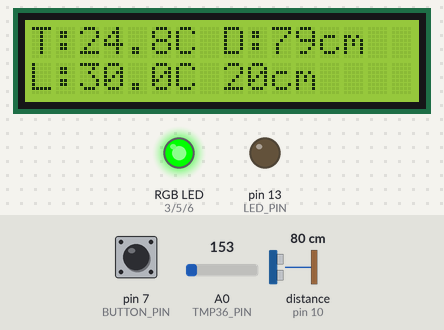
Bench run of a sketch on a simulated Arduino Uno, built with avr-gcc and run on an emulated ATmega328P. On the bench: 16×2 character LCD, an RGB LED mixed from three pins (HIGH = lit), output pins drawn as LEDs (lit = HIGH). Wiring (inferred from the names in the program): ultrasonic range finder: trigger pin 9; echo pin 10. Dashed ring = blinking. The inputs (shaded band) are chosen by the test bench; at power-on: distance to the obstacle (sensor on pin 10) 80 cm, pin 7 (BUTTON_PIN) HIGH, A0 (TMP36_PIN) = 153. The echo pulse lasts 58.3 µs per cm; pins used as bus, display or sensor lines are not drawn.

Above: at 1.96 s.
2.3 s: distance to the obstacle (sensor on pin 10) set to 22 cm
At 3.6 s:
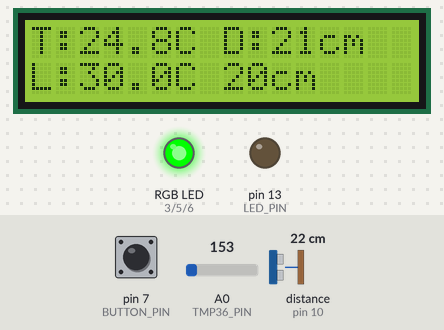
3.9 s: distance to the obstacle (sensor on pin 10) set to 19 cm
At 5.1 s:
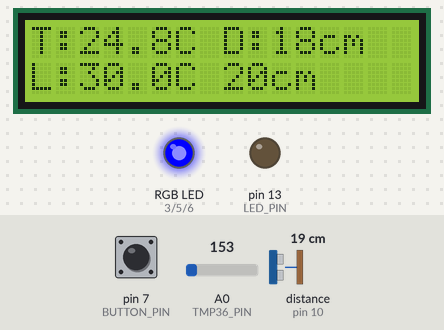
5.4 s: pin 7 (BUTTON_PIN) pulled LOW for 0.15 s
At 5.9 s:
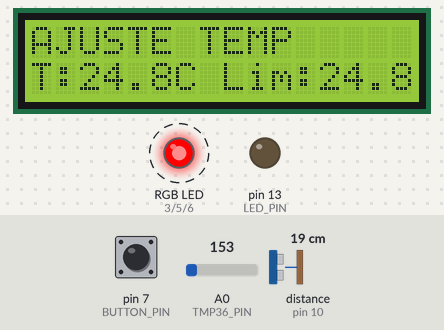
8.5 s: pin 7 (BUTTON_PIN) pulled LOW for 1 s
At 9.03 s:
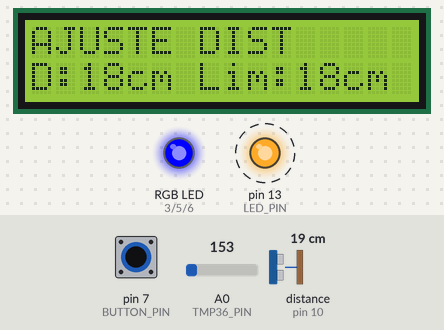
11.0 s: A0 (TMP36_PIN) set to 131
At 12.4 s:
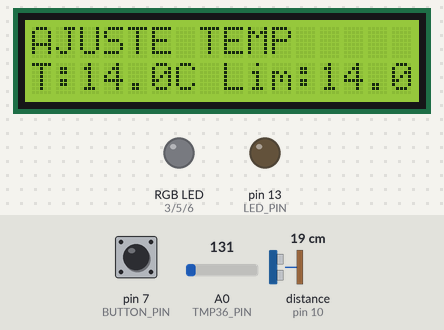
12.5 s: A0 (TMP36_PIN) set to 109
At 13.9 s:
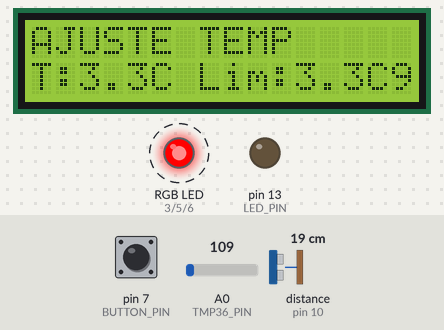
Timing chart, 0 to 15.6 s (numbered marks = the images above; inputs shaded):
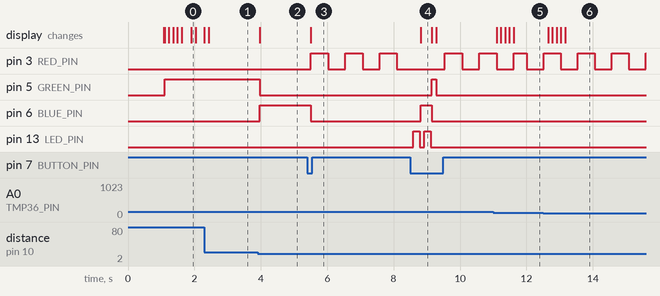

Measured:
- the behaviour switches between 21 and 20 cm on distance to the obstacle (sensor on pin 10) (found by bisection; images 1 and 2)
- the behaviour switches between 123 and 122 on A0 (TMP36_PIN) (found by bisection; images 5 and 6)
- after the input at 2.3 s, the display: changes after 0.13 s (image 1)
- after the input at 3.9 s, pin 5 (GREEN_PIN): HIGH → LOW after 0.06 s; pin 6 (BLUE_PIN): LOW → HIGH after 0.06 s; the display: changes after 0.06 s (image 2)
- after the input at 5.4 s, pin 3 (RED_PIN): alternates HIGH for 0.52 s and LOW for 0.52 s, starting after 0.11 s; pin 6 (BLUE_PIN): HIGH → LOW after 0.11 s; the display: changes after 0.11 s (image 3)
- after the input at 8.5 s, pin 5 (GREEN_PIN): LOW → HIGH after 0.65 s, → LOW 0.13 s later; pin 6 (BLUE_PIN): LOW → HIGH after 0.32 s, → LOW 0.33 s later; pin 13 (LED_PIN): alternates HIGH for 0.20 s and LOW for 0.13 s, 4 changes in all, then stays LOW, starting after 0.09 s; the display: changes after 0.32 s (image 4)
- after the input at 11.0 s, the display: first changes after 0.10 s (image 5 shows a later state)
- after the input at 12.5 s, the display: first changes after 0.16 s (image 6 shows a later state)

The sketch:

Cod_Ardu.ino
```cpp
#include <Wire.h>
#include <LiquidCrystal_I2C.h>

LiquidCrystal_I2C lcd(0x20, 16, 2);

// Configuração dos pinos
const int TMP36_PIN = A0;
const int TRIG_PIN = 9;
const int ECHO_PIN = 10;
const int BUTTON_PIN = 7;    // Botão com resistor externo
const int RED_PIN = 3;
const int GREEN_PIN = 5;
const int BLUE_PIN = 6;
const int LED_PIN = 13;      // LED de confirmação

// Variáveis de estado
enum Mode { NORMAL, ADJUST_TEMP, ADJUST_DIST };
Mode currentMode = NORMAL;

// Variáveis de temperatura
float currentTemperature = 0;
float tempLimit = 30.0;
float liveLimit = 30.0;      // Limite temporário
bool adjustingTemp = false;

// Variáveis de distância
int currentDistance = 0;
int distLimit = 20;
int liveDistLimit = 20;      // Limite temporário
bool adjustingDist = false;

// Controle do botão
unsigned long lastButtonPress = 0;
const int debounceDelay = 200;  // Debounce de 200ms

void setup() {
    Serial.begin(9600);

    pinMode(BUTTON_PIN, INPUT);  // SEM PULLUP INTERNO
    pinMode(RED_PIN, OUTPUT);
    pinMode(GREEN_PIN, OUTPUT);
    pinMode(BLUE_PIN, OUTPUT);
    pinMode(LED_PIN, OUTPUT);
    pinMode(TRIG_PIN, OUTPUT);
    pinMode(ECHO_PIN, INPUT);

    lcd.init();
    lcd.backlight();

    lcd.setCursor(0, 0);
    lcd.print("Inicializando...");
    delay(1000);
    lcd.clear();
}

void loop() {
    // Leitura dos sensores
    currentTemperature = readPreciseTemperature();
    currentDistance = readDistance();

    // Verificação do botão com debounce
    if (digitalRead(BUTTON_PIN) == LOW && (millis() - lastButtonPress) > debounceDelay) {
        lastButtonPress = millis();

        switch(currentMode) {
            case NORMAL:
                currentMode = ADJUST_TEMP;
                adjustingTemp = true;
                liveLimit = currentTemperature;
                break;

            case ADJUST_TEMP:
                // Sai do modo de ajuste e salva
                tempLimit = liveLimit;
                adjustingTemp = false;
                currentMode = ADJUST_DIST;
                adjustingDist = true;
                liveDistLimit = currentDistance;
                digitalWrite(LED_PIN, HIGH);
                delay(200);
                digitalWrite(LED_PIN, LOW);
                break;

            case ADJUST_DIST:
                // Sai do modo de ajuste e salva
                distLimit = liveDistLimit;
                adjustingDist = false;
                currentMode = NORMAL;
                digitalWrite(LED_PIN, HIGH);
                delay(200);
                digitalWrite(LED_PIN, LOW);
                break;
        }
        lcd.clear();
    }

    // Atualização do display e LEDs
    switch(currentMode) {
        case NORMAL:
            displayNormalMode();
            break;

        case ADJUST_TEMP:
            if(adjustingTemp) {
                liveLimit = currentTemperature; // Acompanha em tempo real
            }
            displayAdjustTempMode();
            break;

        case ADJUST_DIST:
            if(adjustingDist) {
                liveDistLimit = currentDistance; // Acompanha em tempo real
            }
            displayAdjustDistMode();
            break;
    }

    // Controle dos LEDs
    updateLEDs();

    delay(100);
}

void displayNormalMode() {
    lcd.setCursor(0, 0);
    lcd.print("T:");
    lcd.print(currentTemperature, 1);
    lcd.print("C D:");
    lcd.print(currentDistance);
    lcd.print("cm");

    lcd.setCursor(0, 1);
    lcd.print("L:");
    lcd.print(tempLimit, 1);
    lcd.print("C ");
    lcd.print(distLimit);
    lcd.print("cm");
}

void displayAdjustTempMode() {
    lcd.setCursor(0, 0);
    lcd.print("AJUSTE TEMP");

    lcd.setCursor(0, 1);
    lcd.print("T:");
    lcd.print(currentTemperature, 1);
    lcd.print("C Lim:");
    lcd.print(liveLimit, 1);
    lcd.print("C");
}

void displayAdjustDistMode() {
    lcd.setCursor(0, 0);
    lcd.print("AJUSTE DIST");

    lcd.setCursor(0, 1);
    lcd.print("D:");
    lcd.print(currentDistance);
    lcd.print("cm Lim:");
    lcd.print(liveDistLimit);
    lcd.print("cm");
}

void updateLEDs() {
    if(currentMode == NORMAL) {
        digitalWrite(GREEN_PIN, currentTemperature <= tempLimit && currentDistance >= distLimit);
        digitalWrite(RED_PIN, currentTemperature > tempLimit);
        digitalWrite(BLUE_PIN, currentDistance < distLimit);
    }
    else if(currentMode == ADJUST_TEMP) {
        digitalWrite(RED_PIN, (millis()/500) % 2);
        digitalWrite(GREEN_PIN, LOW);
        digitalWrite(BLUE_PIN, LOW);
    }
    else if(currentMode == ADJUST_DIST) {
        digitalWrite(BLUE_PIN, (millis()/500) % 2);
        digitalWrite(RED_PIN, LOW);
        digitalWrite(GREEN_PIN, LOW);
    }
}

float readPreciseTemperature() {
    // Média móvel para maior precisão
    static float readings[5];
    static byte index = 0;

    int raw = analogRead(TMP36_PIN);
    readings[index] = (raw * (5.0 / 1023.0) - 0.5) * 100.0;
    index = (index + 1) % 5;

    float sum = 0;
    for (byte i = 0; i < 5; i++) {
        sum += readings[i];
    }
    return sum / 5.0;
}

int readDistance() {
    digitalWrite(TRIG_PIN, LOW);
    delayMicroseconds(2);
    digitalWrite(TRIG_PIN, HIGH);
    delayMicroseconds(10);
    digitalWrite(TRIG_PIN, LOW);

    long duration = pulseIn(ECHO_PIN, HIGH);
    return duration * 0.034 / 2;
}
```

ambiente.cpp
```cpp
#include <LiquidCrystal_I2C.h>

LiquidCrystal_I2C lcd(0x27, 16, 2); // Endereço I2C do LCD

const int trigPin = 9, echoPin = 10;
const int tempPin = A0; // Pino analógico para o TMP36

float tempLimit = 25.0;
float distLimit = 20.0; // cm

void setup() {
  lcd.init();
  lcd.backlight();
  pinMode(trigPin, OUTPUT);
  pinMode(echoPin, INPUT);
}

void loop() {
  // Leitura do TMP36
  int tempReading = analogRead(tempPin);
  float voltage = tempReading * (5.0 / 1023.0);
  float temp = (voltage - 0.5) * 100.0;

  // Leitura do HC-SR04
  digitalWrite(trigPin, LOW);
  delayMicroseconds(2);
  digitalWrite(trigPin, HIGH);
  delayMicroseconds(10);
  digitalWrite(trigPin, LOW);
  long duration = pulseIn(echoPin, HIGH);
  float distance = duration * 0.0343 / 2;

  // Controle do LED RGB e Buzzer
  if(temp > tempLimit) {
    analogWrite(3, 255); // Vermelho
    tone(11, 1000);
  } else if(distance < distLimit) {
    analogWrite(6, 255); // Azul
    tone(11, 500);
  } else {
    analogWrite(5, 255); // Verde
    noTone(11);
  }

  // Atualização do LCD
  lcd.setCursor(0,0);
  lcd.print("T:");
  lcd.print(temp);
  lcd.print("C");

  lcd.setCursor(0,1);
  lcd.print("Dist:");
  lcd.print(distance);
  lcd.print("cm   ");

  delay(1000); // Atualização a cada 1 segundo
}
```
